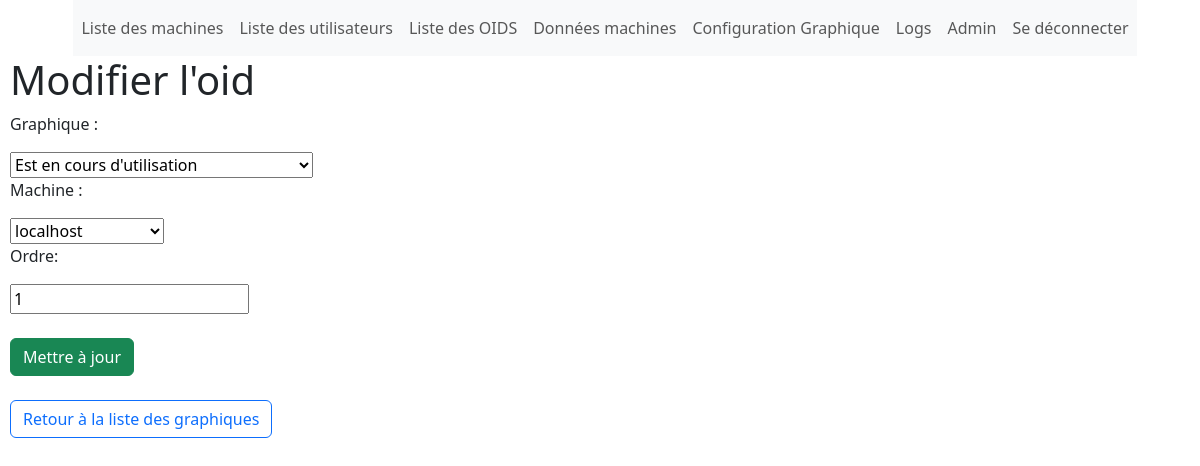
Page /menu_principal/edit_graphique_machine/17/ (signed in) on the committed database.
### configuration/models.py (models this page shows, shortened)
class Graphique_has_Machine(models.Model):
    graphique = models.ForeignKey(Graphique, on_delete=models.CASCADE)
    machine = models.ForeignKey(Machine, on_delete=models.CASCADE)
    ordre = models.IntegerField(default=1)

### configuration/views.py (the view)
# urls.py: path('edit_graphique_machine/<int:graphique_machine_id>/', views.edit_graphique_machine, name='edit_graphique_machine'),
@login_required
def edit_graphique_machine(request, graphique_machine_id):
    graphique_machine = get_object_or_404(Graphique_has_Machine, id=graphique_machine_id)
    graphique_instance = graphique_machine.graphique
    if request.method == 'POST':
        form = GraphiquehasMachineForm(request.POST, instance=graphique_machine, graphique=graphique_instance)
        if form.is_valid():
            form.save()
            return redirect('liste_graphiques')
    else:
        form = GraphiquehasMachineForm(instance=graphique_machine, graphique=graphique_instance)
    return render(request, 'edit_graphique_machine.html', {'form': form})

### configuration/forms.py
class GraphiquehasMachineForm(forms.ModelForm):
    class Meta :
        model = Graphique_has_Machine
        fields = ['graphique', 'machine', 'ordre']
    def __init__(self, *args, **kwargs):
        graphique_instance = kwargs.pop('graphique', None)
        super(GraphiquehasMachineForm, self).__init__(*args, **kwargs)
        if graphique_instance:
            self.fields['machine'].queryset = self.get_filtered_machines(graphique_instance)
    def get_filtered_machines(self, graphique):
        oid1 = graphique.OID1
        oid2 = graphique.OID2
        machines_with_oid1_query = Machine_has_OID.objects.filter(OID=oid1).values_list('machine', flat=True)
        if oid2:
            machines_with_oid2_query = Machine_has_OID.objects.filter(OID=oid2).values_list('machine', flat=True)
            machine_ids = set(machines_with_oid1_query).intersection(set(machines_with_oid2_query))
        else:
            machine_ids = set(machines_with_oid1_query)
        machines = Machine.objects.filter(id__in=machine_ids)
        return machines

### configuration/models.py (called while the page is built)
    def __str__(self):
        return self.name

    def __str__(self):
        return self.name

### configuration/templates/edit_graphique_machine.html (shortened to what this page needs)
{% include 'template.html' %}
<!DOCTYPE html>
<html lang="en">
<head>
</head>
<body>
    <h1>Modifier l'oid</h1>
    <form method="post">
        <p>Graphique :</p>
        {{ form.graphique }}
        <p>Machine :</p>
        {{ form.machine }}
         <p>Ordre:</p>
         {{ form.ordre }}
        <button class="btn btn-success" type="submit">Mettre à jour</button>
    </form>
    <br>
    <a class="btn btn-outline-primary" href="{% url 'liste_graphiques' %}">Retour à la liste des graphiques</a>
</body>
</html>

### configuration/templates/template.html (style rules this page uses)
body { margin-left: 10px; }

### rows in the picture
Graphique_has_Machine: graphique "Est en cours d'utilisation", machine "localhost", ordre "1"
